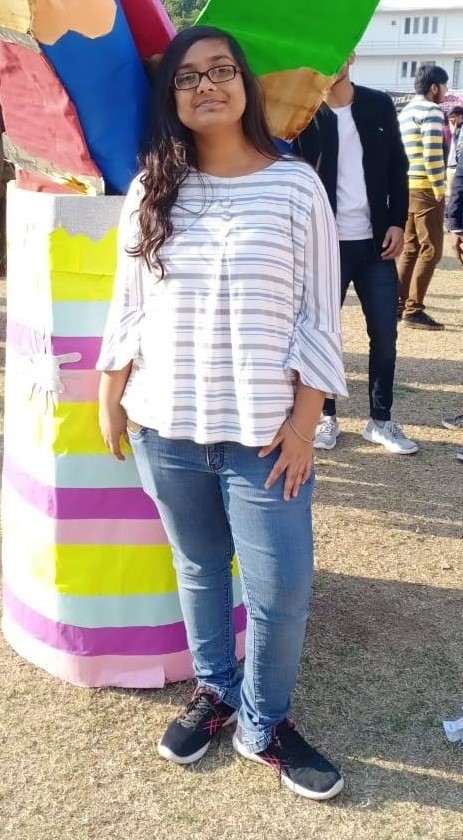
#> input picture profile-pic.jpg, 463 x 840 px, given in place of original.jpg, which was not available
$ jupyter execute Image_Cartoonifier.ipynb   (text cells are left out)
#> lines starting #> are read from the running program, lines starting #| are printed output that depends on the picture; after the words box and inside, x2 and y2 are one past the last pixel; in counts of white or black regions, pixels touching at a corner belong together; pictures that were not available may be replaced by others from this repository, and a replacement may not be noted
[cell 1]
import cv2 #for image processing
import numpy as np #to store image
import imageio #to read image stored at particular path
import sys
import matplotlib.pyplot as plt
import os
import tkinter as tk
from tkinter import filedialog
from tkinter import *
from PIL import ImageTk, Image

[cell 2]
def cartoonify(ImagePath):
#read the image
    originalmage = cv2.imread(ImagePath)
#> originalmage is the input picture: shape (840, 463, 3); mean B, G, R 144.6, 151.2, 156.6
    originalmage = cv2.cvtColor(originalmage, cv2.COLOR_BGR2RGB)
    print(originalmage)  # image is stored in form of numbers
#> (printed output is left out)
    plt.imshow(originalmage)

# confirm that image is chosen
    if originalmage is None:
        print("Can not find any image. Choose appropriate file")
        sys.exit()
    return originalmage
#plt.imshow(ReSized1, cmap='gray')

[cell 3]
originalmage = cartoonify("/content/drive/MyDrive/Image Cartoonifier/original.jpg")

[cell 4]
ReSized1 = cv2.resize(originalmage, (960, 540))
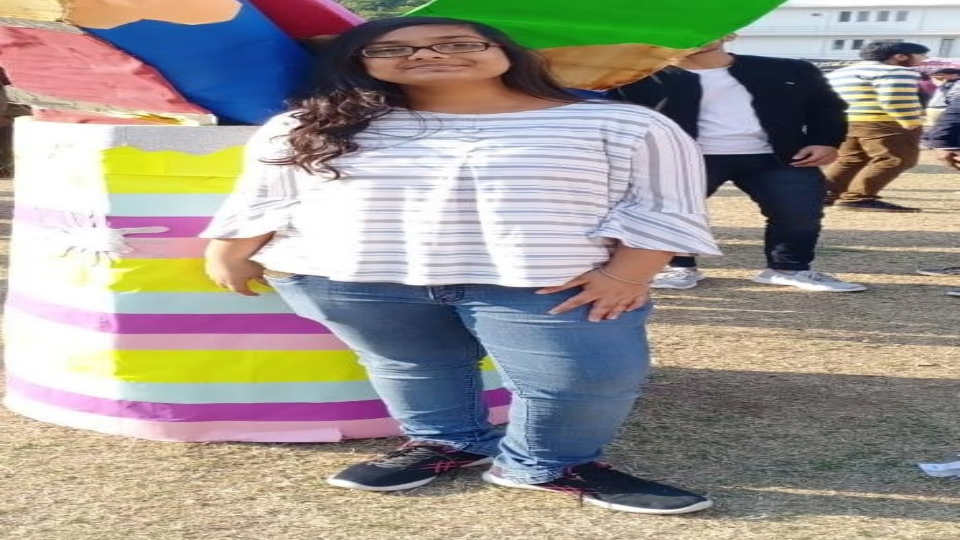
#> ReSized1: shape (540, 960, 3); mean R, G, B 156.5, 151.1, 144.5

[cell 5]
plt.imshow(ReSized1)

[cell 6]
#converting an image to grayscale
grayScaleImage = cv2.cvtColor(originalmage, cv2.COLOR_BGR2GRAY)
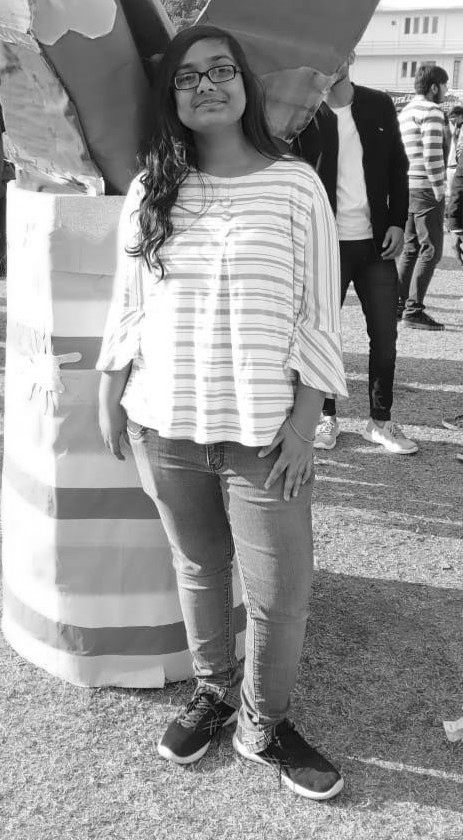
#> grayScaleImage: shape (840, 463); min 1, max 255, mean 149.8
ReSized2 = cv2.resize(grayScaleImage, (960, 540))
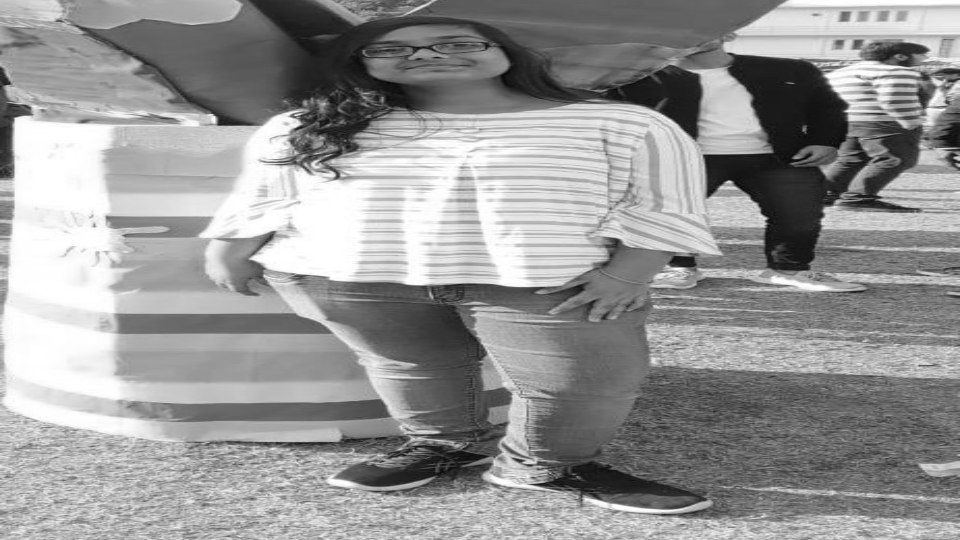
#> ReSized2: shape (540, 960); min 4, max 255, mean 149.7
#plt.imshow(ReSized2, cmap='gray')

[cell 7]
plt.imshow(ReSized2, cmap='gray')

[cell 8]
#applying median blur to smoothen an image
smoothGrayScale = cv2.medianBlur(grayScaleImage, 5)
ReSized3 = cv2.resize(smoothGrayScale, (960, 540))
#plt.imshow(ReSized3, cmap='gray')

[cell 9]
plt.imshow(ReSized3, cmap='gray')

[cell 10]
#retrieving the edges for cartoon effect
#by using thresholding technique
getEdge = cv2.adaptiveThreshold(smoothGrayScale, 255,
  cv2.ADAPTIVE_THRESH_MEAN_C,
  cv2.THRESH_BINARY, 9, 9)
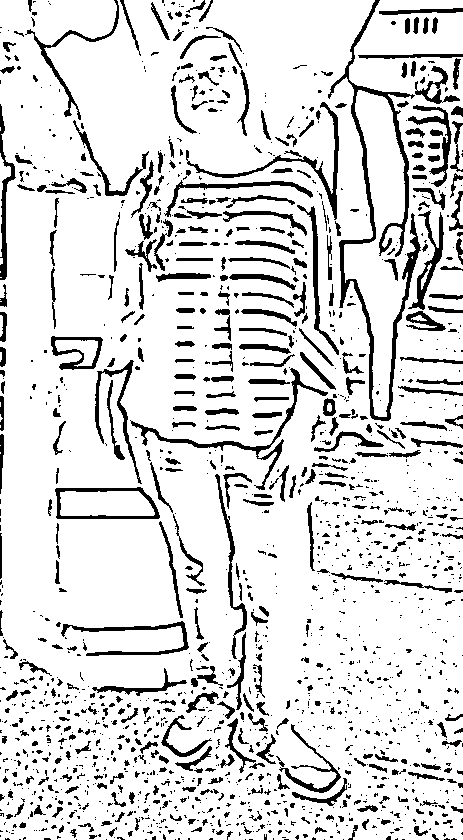
#> getEdge: shape (840, 463); 85.9% white; 1664 black regions (1218 under 20 px), largest, box (x1, y1, x2, y2) and area: (328, 0, 421, 421) 4183, (130, 368, 328, 490) 1382, (186, 102, 339, 220) 1200

ReSized4 = cv2.resize(getEdge, (960, 540))
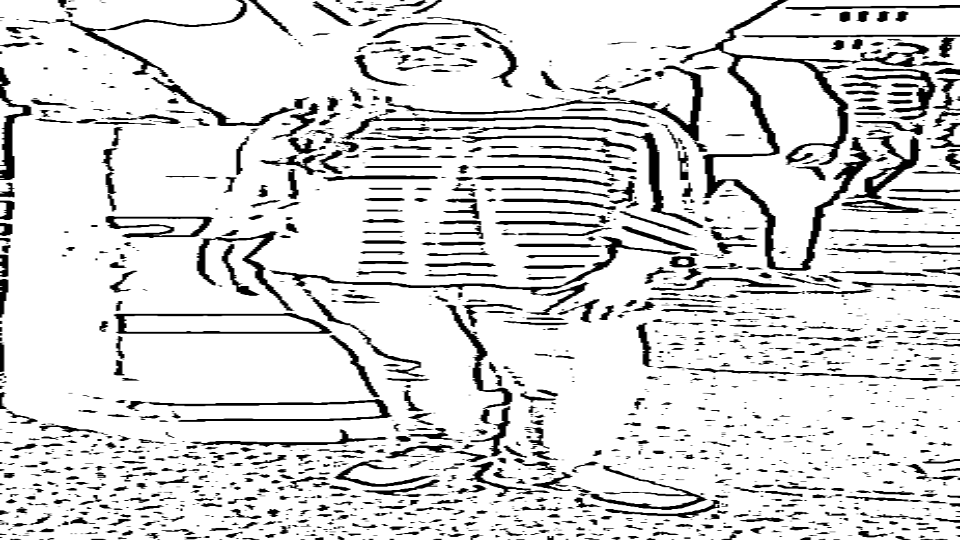
#> ReSized4: shape (540, 960); min 0, max 255, mean 219.1
#plt.imshow(ReSized4, cmap='gray')

[cell 11]
plt.imshow(ReSized4, cmap='gray')

[cell 12]
#applying bilateral filter to remove noise
#and keep edge sharp as required
colorImage = cv2.bilateralFilter(originalmage, 9, 300, 300)
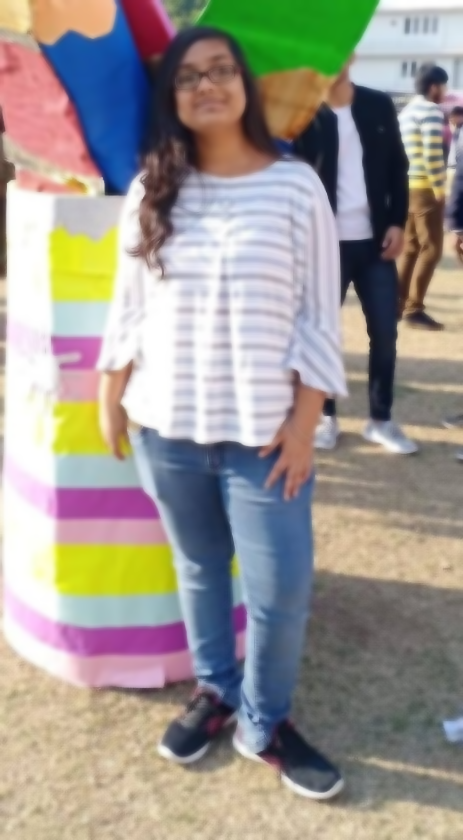
#> colorImage: shape (840, 463, 3); mean R, G, B 156.6, 151.2, 144.6
ReSized5 = cv2.resize(colorImage, (960, 540))
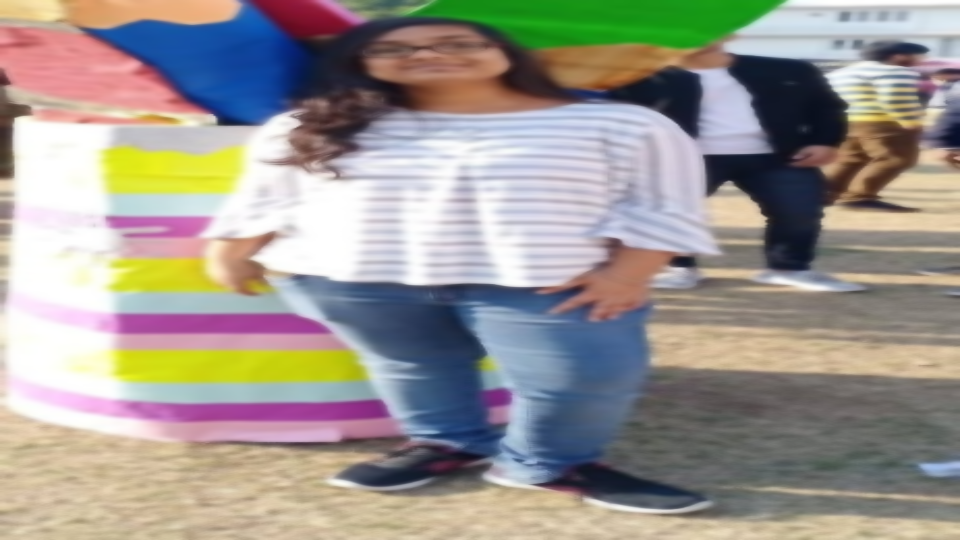
#> ReSized5: shape (540, 960, 3); mean R, G, B 156.5, 151.1, 144.5
#plt.imshow(ReSized5, cmap='gray')

[cell 13]
plt.imshow(ReSized5, cmap='gray')

[cell 14]
#masking edged image with our "BEAUTIFY" image
cartoonImage = cv2.bitwise_and(colorImage, colorImage, mask=getEdge)
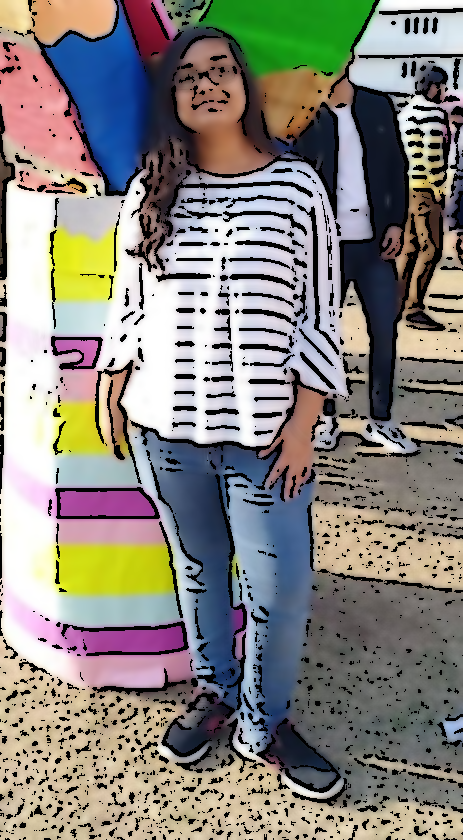
#> cartoonImage: shape (840, 463, 3); mean R, G, B 137.1, 133.2, 126.6

ReSized6 = cv2.resize(cartoonImage, (420, 850))
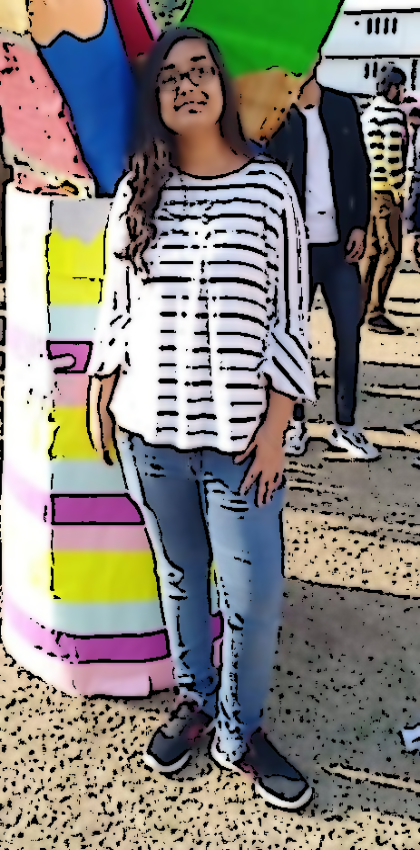
#> ReSized6: shape (850, 420, 3); mean R, G, B 137, 133.2, 126.5
#plt.imshow(ReSized6, cmap='gray')

[cell 15]
plt.imshow(ReSized6, cmap='gray')

[cell 16]
ReSized7 = cv2.resize(ReSized6, (960, 540))
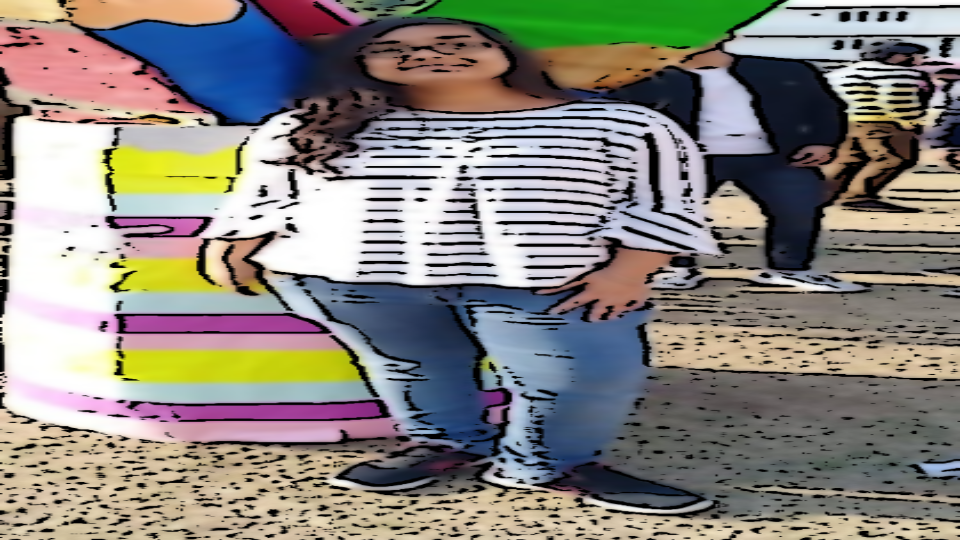
#> ReSized7: shape (540, 960, 3); mean R, G, B 136.9, 133.1, 126.4
plt.imshow(ReSized7, cmap='gray')
